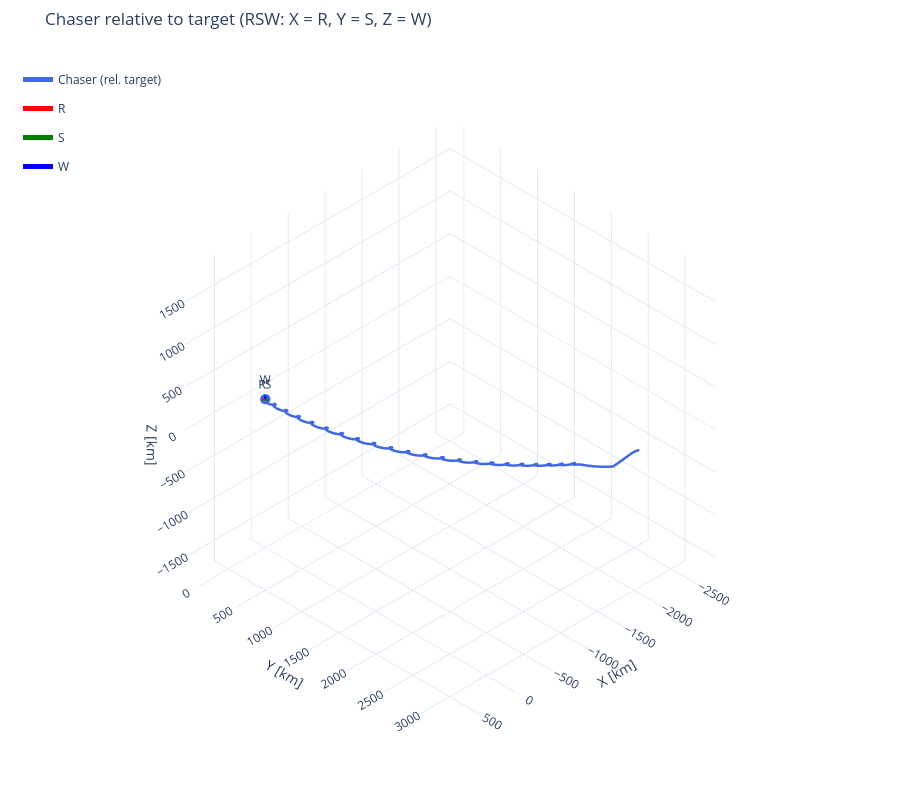

The notebook cell saved with this chart:
### Code cell
# 3D view of the chaser in the target's RSW frame (plot X/Y/Z = R/S/W), target at the origin
# Zoom on HCW: m = ts_rsw >= next(t_b for t_b, name in burns_tl if name.startswith("HCW"))
m = np.ones_like(ts_rsw, dtype=bool)
r_rel_rsw = rv_rsw[m, 0:3]
ts_rel = ts_rsw[m]

axis_len = 0.01 * norm(r_rel_rsw, axis=1).max()  # [m]
rsw_axes = [
    {
        "direction": [1, 0, 0],
        "length": axis_len,
        "name": "R",
        "color": "red",
        "label": True,
    },
    {
        "direction": [0, 1, 0],
        "length": axis_len,
        "name": "S",
        "color": "green",
        "label": True,
    },
    {
        "direction": [0, 0, 1],
        "length": axis_len,
        "name": "W",
        "color": "blue",
        "label": True,
    },
]

burn_points = [
    {"name": "Target", "location": np.zeros(3), "color": "black", "symbol": "x"}
]
for t_b, name in burns_tl:
    if t_b >= ts_rel[0]:
        k = np.argmin(np.abs(ts_rel - t_b))
        burn_points.append(
            {"name": name, "location": r_rel_rsw[k], "color": "orange", "size": 4}
        )
burn_points = []
fig_rsw_3d = plot_3d(
    r_rel_rsw[::5],
    ts_rel[::5],
    labels="Chaser (rel. target)",
    trace_colors="royalblue",
    title="Chaser relative to target (RSW: X = R, Y = S, Z = W)",
    vectors=rsw_axes,
    points=burn_points,
    scale=KM_TO_M,  # inputs in m, displayed in km
    units="km",
)

### Figure 1 — Plotly figure (JSON) as saved in the notebook; plotly's stock layout.template omitted (floating-point values rounded to 4 significant figures; data arrays with more than 128 entries replaced by an {"elided": "..."} marker saying what was removed)
{"data": [{"legendgroup": "Chaser (rel. target)", "line": {"color": "royalblue", "width": 5}, "mode": "lines", "name": "Chaser (rel. target)", "type": "scatter3d", "x": {"elided": "5395 float values"}, "y": {"elided": "5395 float values"}, "z": {"elided": "5395 float values"}}, {"legendgroup": "Chaser (rel. target)", "marker": {"color": "royalblue", "size": 6}, "mode": "markers", "name": "Chaser (rel. target) End", "showlegend": false, "type": "scatter3d", "x": [-5.563e-05], "y": [0.1805], "z": [0.0006339]}, {"legendgroup": "vector-2", "line": {"color": "red", "width": 5}, "mode": "lines+text", "name": "R", "text": ["", "R"], "textposition": "top center", "type": "scatter3d", "x": [0, 37.25], "y": [0, 0], "z": [0, 0]}, {"anchor": "tip", "colorscale": [[0, "red"], [1, "red"]], "hoverinfo": "skip", "legendgroup": "vector-2", "name": "R arrowhead", "showlegend": false, "showscale": false, "sizemode": "absolute", "sizeref": 2.235, "type": "cone", "u": [1], "v": [0], "w": [0], "x": [37.25], "y": [0], "z": [0]}, {"legendgroup": "vector-4", "line": {"color": "green", "width": 5}, "mode": "lines+text", "name": "S", "text": ["", "S"], "textposition": "top center", "type": "scatter3d", "x": [0, 0], "y": [0, 37.25], "z": [0, 0]}, {"anchor": "tip", "colorscale": [[0, "green"], [1, "green"]], "hoverinfo": "skip", "legendgroup": "vector-4", "name": "S arrowhead", "showlegend": false, "showscale": false, "sizemode": "absolute", "sizeref": 2.235, "type": "cone", "u": [0], "v": [1], "w": [0], "x": [0], "y": [37.25], "z": [0]}, {"legendgroup": "vector-6", "line": {"color": "blue", "width": 5}, "mode": "lines+text", "name": "W", "text": ["", "W"], "textposition": "top center", "type": "scatter3d", "x": [0, 0], "y": [0, 0], "z": [0, 37.25]}, {"anchor": "tip", "colorscale": [[0, "blue"], [1, "blue"]], "hoverinfo": "skip", "legendgroup": "vector-6", "name": "W arrowhead", "showlegend": false, "showscale": false, "sizemode": "absolute", "sizeref": 2.235, "type": "cone", "u": [0], "v": [0], "w": [1], "x": [0], "y": [0], "z": [37.25]}], "layout": {"height": 800, "legend": {"bgcolor": "rgba(0,0,0,0)", "borderwidth": 0, "x": 0.02, "y": 0.98}, "margin": {"b": 0, "l": 0, "r": 0, "t": 50}, "scene": {"aspectmode": "cube", "camera": {"eye": {"x": 1.732, "y": 1.732, "z": 1.732}, "projection": {"type": "orthographic"}, "up": {"x": 0, "y": 0, "z": 1}}, "xaxis": {"range": [-2692.0, 901.7], "title": {"text": "X [km]"}}, "yaxis": {"range": [-186.8, 3407.0], "title": {"text": "Y [km]"}}, "zaxis": {"range": [-1745.0, 1849.0], "title": {"text": "Z [km]"}}}, "title": {"text": "Chaser relative to target (RSW: X = R, Y = S, Z = W)"}}}
